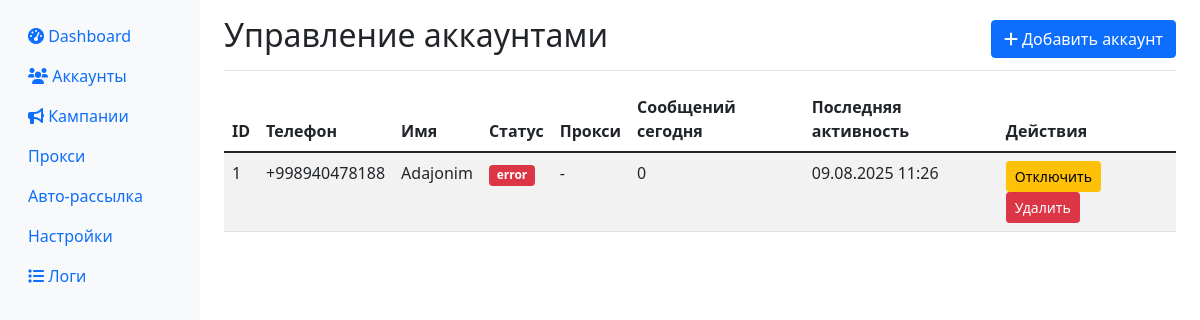
Page /accounts on the earlier database version.
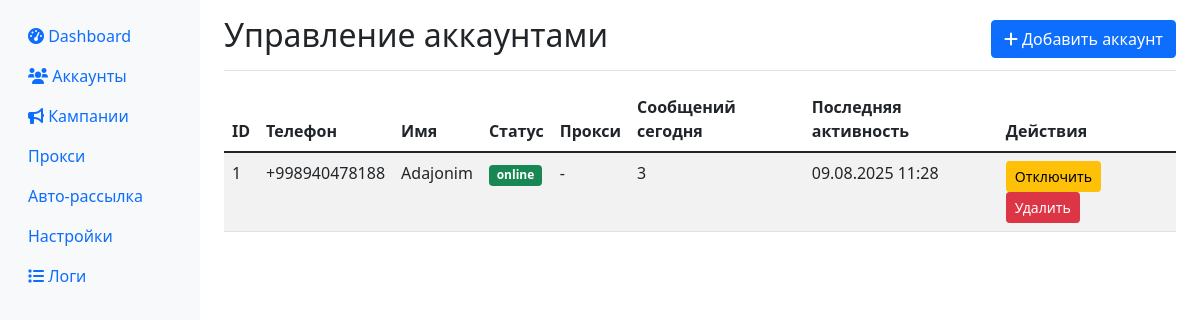
Same page on the later database version.
### app/database.py (models this page shows)
class Account(Base):
    __tablename__ = "accounts"
    id = Column(Integer, primary_key=True, index=True)
    phone = Column(String, unique=True, index=True)
    name = Column(String)
    status = Column(String, default="offline")  # online, offline, blocked, error
    session_data = Column(Text)  # зашифрованная сессия
    proxy = Column(String, nullable=True)
    created_at = Column(DateTime, default=datetime.utcnow)
    last_activity = Column(DateTime, default=datetime.utcnow)
    messages_sent_today = Column(Integer, default=0)
    messages_sent_hour = Column(Integer, default=0)
    last_message_time = Column(DateTime, nullable=True)
    is_active = Column(Boolean, default=True)

### app/web.py (the view)
@app.get("/accounts", response_class=HTMLResponse)
async def accounts_page(request: Request, db: Session = Depends(get_db)):
    accounts = db.query(Account).all()
    return templates.TemplateResponse("accounts.html", {
        "request": request,
        "accounts": accounts
    })

### templates/accounts.html (shortened to what this page needs)
{% extends "base.html" %}
{% block content %}
<div class="d-flex justify-content-between flex-wrap flex-md-nowrap align-items-center pt-3 pb-2 mb-3 border-bottom">
    <h1 class="h2">Управление аккаунтами</h1>
    <button class="btn btn-primary" data-bs-toggle="modal" data-bs-target="#addAccountModal">
        <i class="fas fa-plus"></i> Добавить аккаунт
    </button>
</div>
<div class="table-responsive">
    <table class="table table-striped">
        <thead>
            <tr>
                <th>ID</th>
                <th>Телефон</th>
                <th>Имя</th>
                <th>Статус</th>
                <th>Прокси</th>
                <th>Сообщений сегодня</th>
                <th>Последняя активность</th>
                <th>Действия</th>
            </tr>
        </thead>
        <tbody>
            {% for account in accounts %}
            <tr>
                <td>{{ account.id }}</td>
                <td>{{ account.phone }}</td>
                <td>{{ account.name or '-' }}</td>
                <td>
                    <span class="badge bg-{% if account.status == 'online' %}success{% elif account.status == 'offline' %}secondary{% elif account.status == 'error' %}danger{% else %}warning{% endif %}">
                        {{ account.status }}
                    </span>
                </td>
                <td>{{ account.proxy or '-' }}</td>
                <td>{{ account.messages_sent_today }}</td>
                <td>{{ account.last_activity.strftime('%d.%m.%Y %H:%M') if account.last_activity else '-' }}</td>
                <td>
                    <button class="btn btn-sm btn-{% if account.is_active %}warning{% else %}success{% endif %}"
                            onclick="toggleAccount({{ account.id }})">
                        {% if account.is_active %}Отключить{% else %}Включить{% endif %}
                    </button>
                    <button class="btn btn-sm btn-danger" onclick="deleteAccount({{ account.id }})">
                        Удалить
                    </button>
                </td>
            </tr>
            {% endfor %}
        </tbody>
    </table>
</div>
{% endblock %}

Differences in the rows shown:
changed Account "Adajonim": status "error" → "online"; messages_sent_today "0" → "3"; last_activity "09.08.2025 11:26" → "09.08.2025 11:28"
